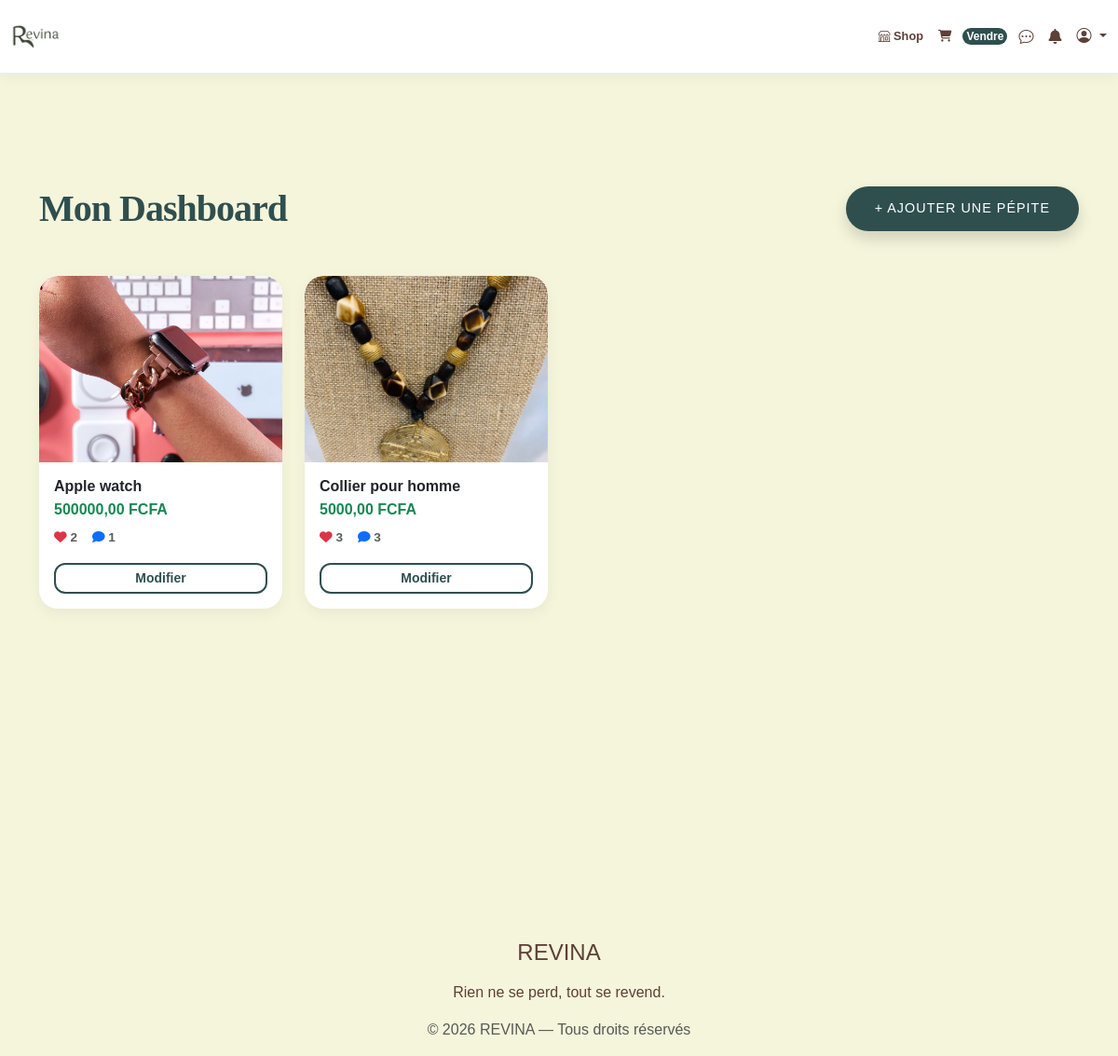
The app's page /dashboard/ (signed in) with its own data.
### marketplace/models.py (models this page shows, shortened)
class Product(models.Model):
    CONDITION_CHOICES = [
        ('neuf', 'Neuf'),
        ('excellent', 'Excellent'),
        ('bon', 'Bon'),
    ]
    TYPE_CHOICES = [
        ('MARKETPLACE', 'Marketplace'),
        ('BOUTIQUE', 'Boutique'),
    ]
    product_type = models.CharField(
        max_length=20,
        choices=TYPE_CHOICES,
        default='MARKETPLACE'
    )
    seller = models.ForeignKey(
        settings.AUTH_USER_MODEL,
        on_delete=models.CASCADE,
        related_name='marketplace_items'
    )
    title = models.CharField(max_length=255)
    slug = models.SlugField(unique=True, null=True, blank=True)
    description = models.TextField()
    price = models.DecimalField(max_digits=10, decimal_places=2)
    category = models.ForeignKey(
        Category,
        on_delete=models.SET_NULL,
        null=True,
        related_name='products'
    )
    condition = models.CharField(max_length=50, choices=CONDITION_CHOICES)
    image = models.ImageField(upload_to='products/')
    created_at = models.DateTimeField(auto_now_add=True)
    likes = models.ManyToManyField(
        settings.AUTH_USER_MODEL,
        related_name='liked_products',
        blank=True
    )

### marketplace/views.py (the view)
# urls.py: path('dashboard/', views.dashboard, name='dashboard'),
@login_required
def dashboard(request):
    user_products = request.user.marketplace_items.filter(product_type='MARKETPLACE').order_by('-created_at')
    return render(request, 'marketplace/dashboard.html', {'products': user_products})

### cart/context_processors.py (called while the page is built)
def cart_count(request):
    if request.user.is_authenticated:
        cart = Cart.objects.filter(user=request.user).first()
        count = cart.items.count() if cart else 0
        return {'cart_count': count}
    return {'cart_count': 0}

### marketplace/context_processors.py (called while the page is built)
def categories_processor(request):
    return {
        'all_categories': Category.objects.all()
    }

### notifications/context_processors.py (called while the page is built)
def unread_notifications_count(request):
    if request.user.is_authenticated:
        count = Notification.objects.filter(recipient=request.user, is_read=False).count()
        return {'unread_count': count}
    return {'unread_count': 0}

### templates/marketplace/dashboard.html (shortened to what this page needs)
{% extends 'base.html' %}
{% block content %}
<div class="dashboard-wrapper">
    <div class="container">
        <div class="d-flex justify-content-between align-items-center mb-5">
            <h1 class="dashboard-title m-0">Mon Dashboard</h1>
            <a href="{% url 'marketplace:create_product' %}" class="btn btn-add-gold shadow">
                + Ajouter une pépite
            </a>
        </div>
        <div class="row">
            {% for product in products %}
                <div class="col-md-4 col-lg-3 mb-4">
                    <div class="card h-100 article-card shadow-sm">
                        {% if product.image %}
                            <img src="{{ product.image.url }}" class="card-img-top article-card-img" alt="{{ product.title }}">
                        {% else %}
                            <img src="/static/images/default-article.jpg" class="card-img-top article-card-img" alt="Pas d'image">
                        {% endif %}
                        <div class="card-body d-flex flex-column p-3">
                            <h5 class="card-title h6 fw-bold mb-1 text-dark">{{ product.title }}</h5>
                            <p class="text-success fw-bold mb-2">{{ product.price }} FCFA</p>
                            <div class="d-flex gap-3 mb-3 text-muted stats-badge">
                                <span><i class="fa-solid fa-heart text-danger"></i> {{ product.likes.count }}</span>
                                <span><i class="fa-solid fa-comment text-primary"></i> {{ product.comments.count }}</span>
                            </div>
                            <div class="mt-auto">
                                <a href="{% url 'marketplace:edit_product' product.slug %}" class="btn btn-sm btn-edit w-100">
                                    Modifier
                                </a>
                            </div>
                        </div>
                    </div>
                </div>
            {% endfor %}
        </div>
    </div>
</div>
{% endblock %}

### static/css/style.css (style rules this page uses)
:root { --beige: #F5F5DC; --marron-fonce: #5D4037; --vert-afrique: #2F4F4F; --brun-doux: #8D6E63; --blanc-pur: #FFFFFF; --shadow-soft: 0 10px 30px rgba(47, 79, 79, 0.08); }
body { background-color: var(--beige) !important; font-family: 'Poppins', sans-serif; color: var(--marron-fonce); margin: 0; padding-top: 90px !important; overflow-x: hidden; }
h1, h2, h3 { font-family: 'Playfair Display', serif; }
.card-product, .article-card { background: var(--blanc-pur) !important; border: none !important; border-radius: 20px !important; overflow: hidden !important; display: flex !important; flex-direction: column !important; height: 100% !important; transition: all 0.4s cubic-bezier(0.175, 0.885, 0.32, 1.275); box-shadow: 0 5px 15px rgba(0,0,0,0.05) !important; }
.card.article-card img.article-card-img { height: 200px !important; width: 100% !important; object-fit: cover !important; border-radius: 20px 20px 0 0 !important; }

### templates/marketplace/dashboard.html (style rules this page uses)
.dashboard-wrapper { background-color: #F5F5DC; min-height: 100vh; padding: 40px 0; }
.dashboard-title { font-family: 'Playfair Display', serif; color: #2F4F4F; font-weight: 800; letter-spacing: -1px; }
.article-card { border: none; border-radius: 20px; transition: transform 0.3s ease; background: white; }
.article-card-img { height: 220px !important; width: 100%; object-fit: cover !important; border-radius: 20px 20px 0 0; }
.btn-edit { background-color: transparent; border: 2px solid #2F4F4F; color: #2F4F4F; border-radius: 12px; font-weight: 600; transition: 0.3s; }
.btn-add-gold { background-color: #2F4F4F; color: white !important; padding: 12px 30px; border-radius: 50px; text-transform: uppercase; font-size: 0.9rem; letter-spacing: 1px; }
.stats-badge { font-size: 0.85rem; font-weight: 600; }

### records on screen
Product: image (picture), title "Apple watch", price "500000,00", likes.count "2", comments.count "1"
Product: image (picture), title "Collier pour homme", price "5000,00", likes.count "3", comments.count "3"
